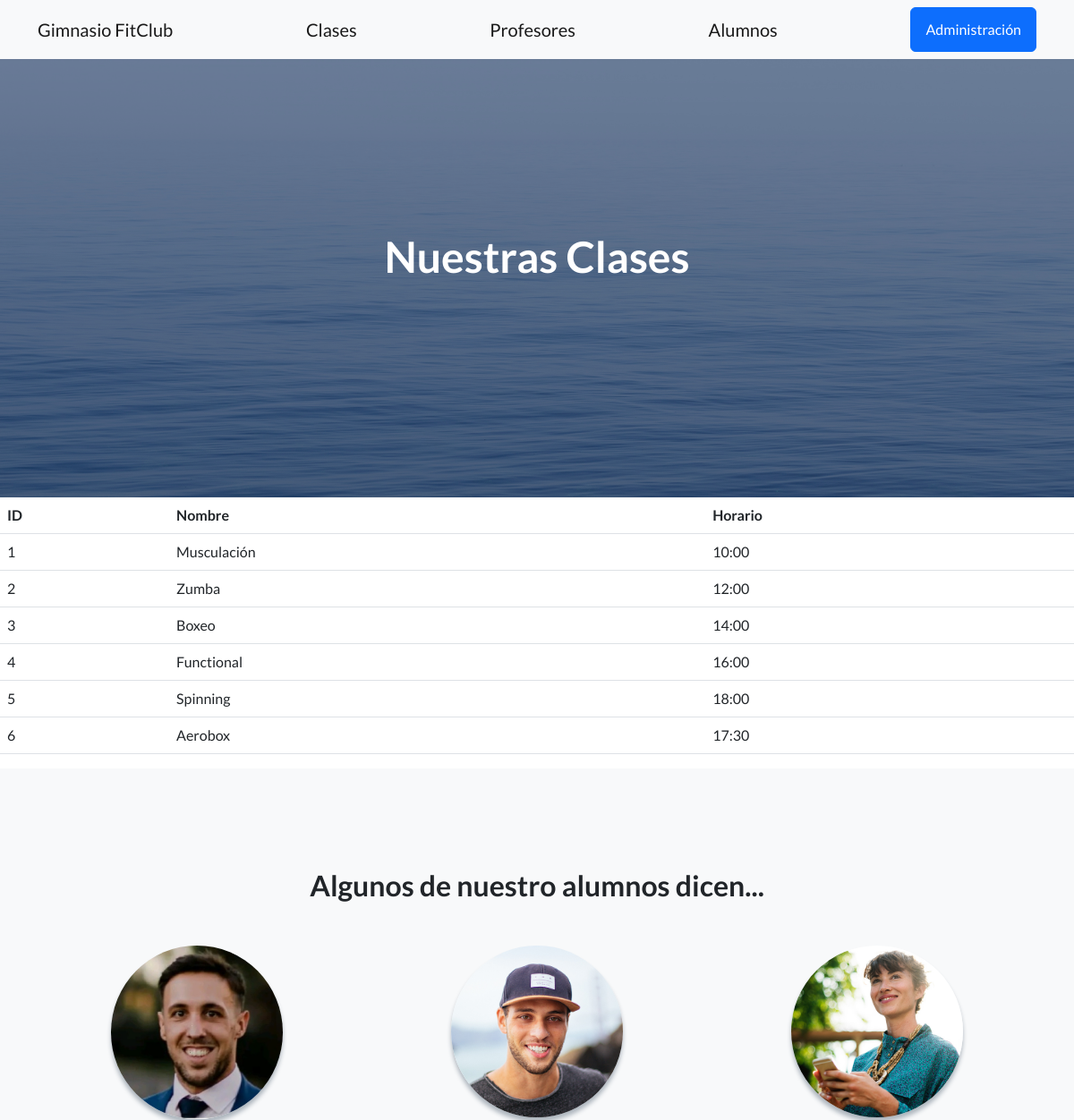
Before: /appDiego/clases (upper part) with the older database file.
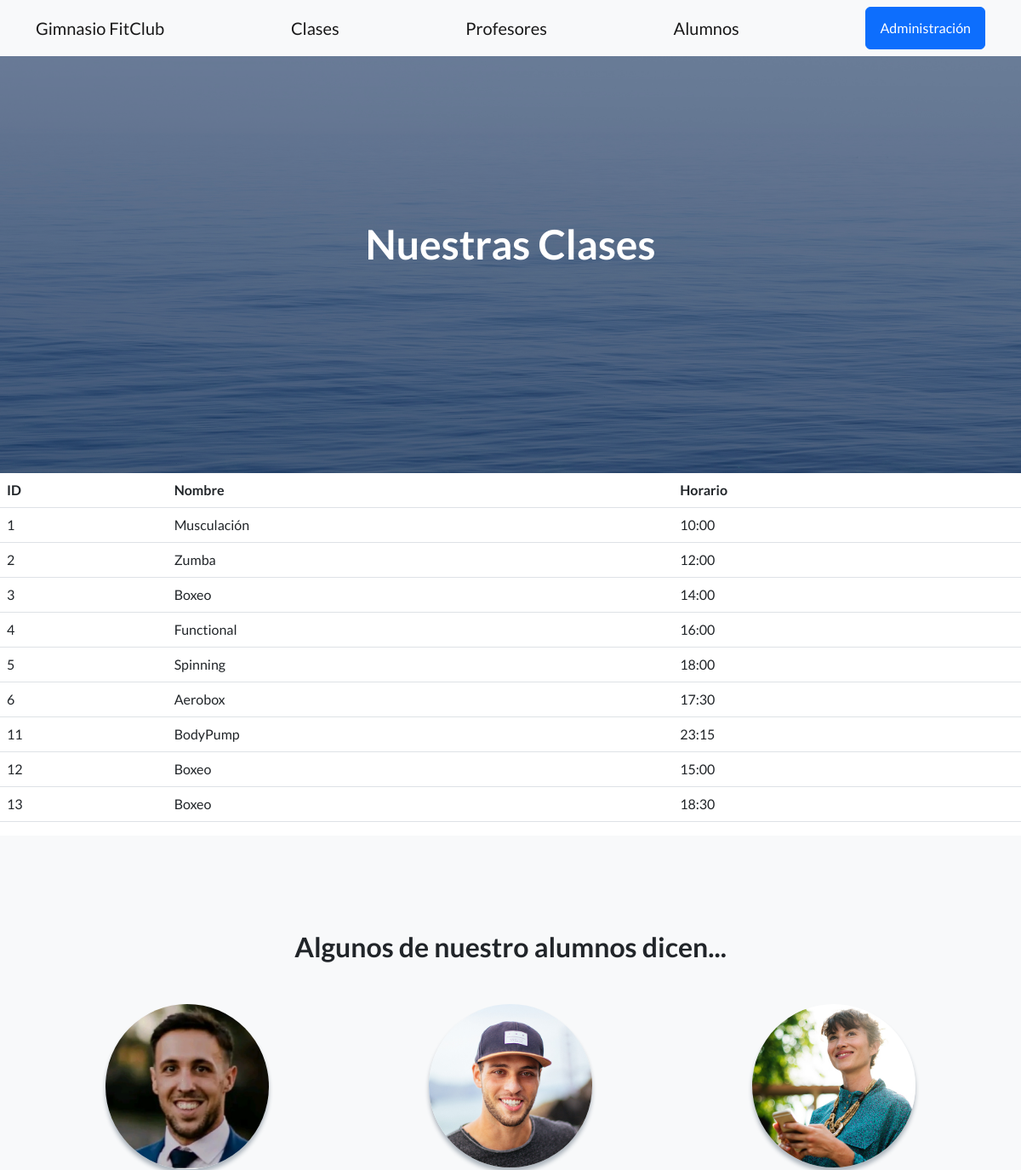
After: the same page with the newer database file.
### appDiego/models.py (models this page shows, shortened)
class Clase(models.Model):
    nombre = models.CharField(max_length=50)
    horario = models.TimeField()

### appDiego/views.py (the view)
# urls.py: path('clases',clases, name='clases' ),
def clases(request):
    ctx = {"clases": Clase.objects.all()}
    return render(request, 'appDiego/clases.html', ctx)

### appDiego/templates/appDiego/clases.html (shortened to what this page needs)
{% extends 'appDiego/base.html' %}
{% load static %}
{%block header%}
    Nuestras Clases
{%endblock header%}
{% block primario %}
<table class="table">
    <thead>
        <tr>
            <th>ID</th>
            <th>Nombre</th>
            <th>Horario</th>
        </tr>
    </thead>
    <tbody>
    {% for clase in clases %}
    <tr>
        <td>{{clase.id}}</td>
        <td>{{clase.nombre}}</td>
        <td>{{clase.horario}}</td>
    </tr>
    {%endfor%}
    </tbody>
</table>
{% endblock primario %}

Changed rows visible on the page:
added Clase: id "11", nombre "BodyPump", horario "23:15"
added Clase: id "12", nombre "Boxeo", horario "15:00"
added Clase: id "13", nombre "Boxeo", horario "18:30"
